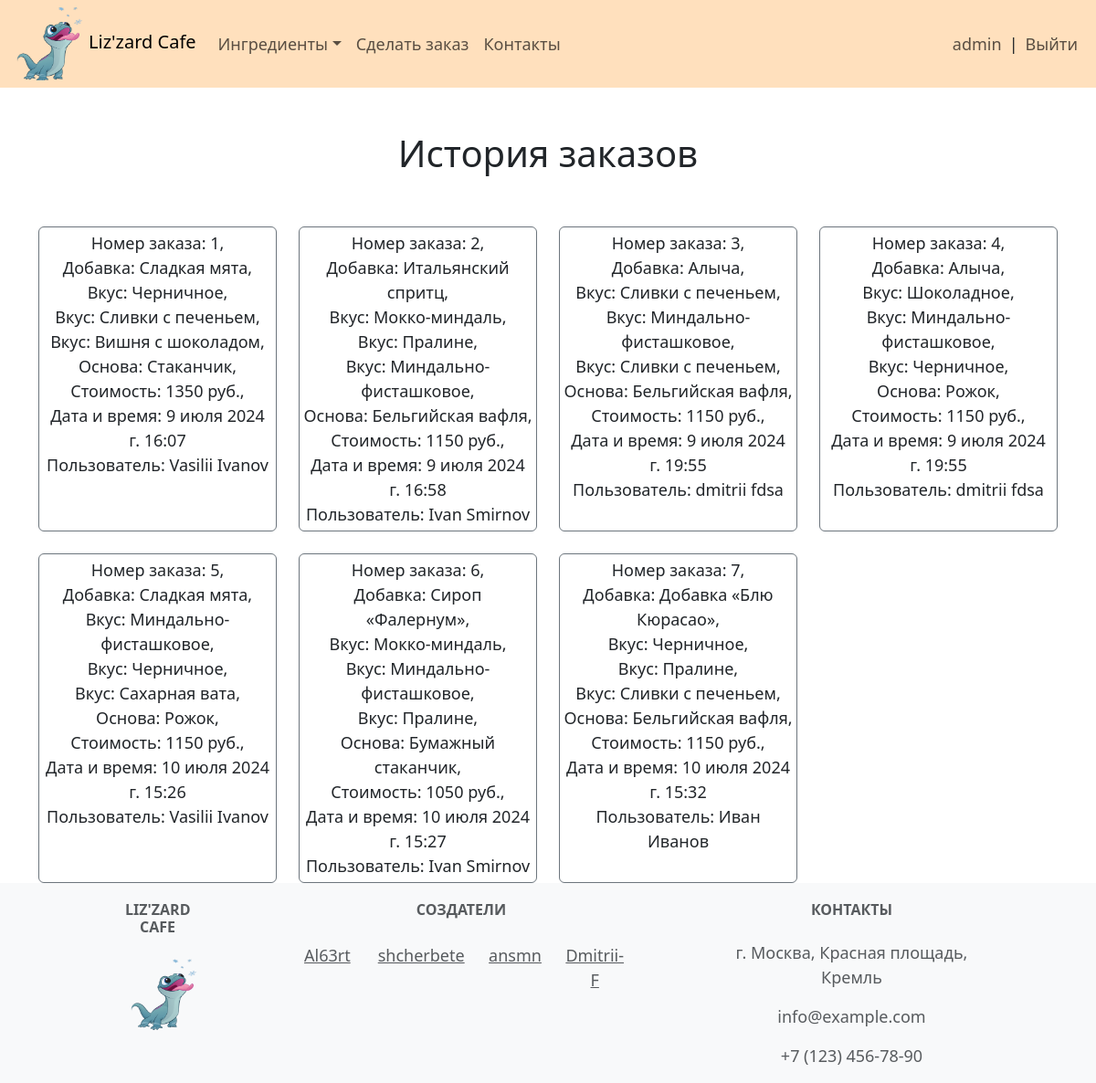
/all_orders/ (signed in), run on the app's committed database.
### icecream_bar/models.py (models this page shows, shortened)
class IceCreamInContainer(models.Model):
    user = models.ForeignKey(User, on_delete=models.CASCADE)
    topping = models.ForeignKey(Topping, on_delete=models.CASCADE, verbose_name='Добавка')
    flavor3 = models.ForeignKey(Flavor, on_delete=models.CASCADE, related_name='flavor3',
                                verbose_name='Вкус')
    flavor2 = models.ForeignKey(Flavor, on_delete=models.CASCADE, related_name='flavor2',
                                verbose_name='Вкус')
    flavor1 = models.ForeignKey(Flavor, on_delete=models.CASCADE, related_name='flavor1',
                                verbose_name='Вкус')
    container = models.ForeignKey(Container, on_delete=models.CASCADE, verbose_name='Основа')
    total_price = models.DecimalField(max_digits=6, decimal_places=0, verbose_name='Стоимость')
    ordered_at = models.DateTimeField(auto_now_add=True)

class Topping(models.Model):
    name = models.CharField(max_length=100)
    description = models.TextField()
    image = models.ImageField(upload_to='Topping/', blank=True)
    price = models.PositiveIntegerField()
    def __str__(self):
        return self.name

class Flavor(models.Model):
    name = models.CharField(max_length=100)
    description = models.TextField()
    image = models.ImageField(upload_to='Flavor/', blank=True)
    price = models.PositiveIntegerField()
    def __str__(self):
        return self.name

class Container(models.Model):
    name = models.CharField(max_length=100)
    description = models.TextField()
    image = models.ImageField(upload_to='Container/', blank=True)
    price = models.PositiveIntegerField()
    def __str__(self):
        return self.name

### icecream_bar/views.py (the view)
# urls.py: path('all_orders/', views.AllOrdersListView.as_view(), name='all_orders'),
class AllOrdersListView(ListView):
    model = IceCreamInContainer
    template_name = 'icecream_bar/all_orders.html'
    def get_context_data(self):
        context = super().get_context_data()
        context['orders_list'] = IceCreamInContainer.objects.all()
        return context

### icecream_bar/templates/icecream_bar/all_orders.html
{% extends 'base/base.html' %}
{% block content %}
    {% for group in request.user.groups.all %}
        {% if group.name == 'admins' %}
            <div class="container text-center">
                <h1>
                    <br>
                    История заказов
                    <br>
                    <br>
                </h1>
                <div class="row row-cols-1 row-cols-sm-2 row-cols-xl-4 g-4">
                    {% for order in orders_list %}
                        <div class="col">
                            <div class="card border-secondary h-100 p-1">
                                Номер заказа: {{ order.id }},
                                <br>
                                Добавка: {{ order.topping }},
                                <br>
                                Вкус: {{ order.flavor3 }},
                                <br>
                                Вкус: {{ order.flavor2 }},
                                <br>
                                Вкус: {{ order.flavor1 }},
                                <br>
                                Основа: {{ order.container }},
                                <br>
                                Стоимость: {{ order.total_price }} руб.,
                                <br>
                                Дата и время: {{ order.ordered_at }}
                                <br>
                                Пользователь: {{ order.user.first_name }} {{ order.user.last_name }}
                                <br>
                            </div>
                        </div>
                        {% empty %}
                        <p>Нет заказов.</p>
                    {% endfor %}
                </div>
            </div>
        {% endif %}
    {% endfor %}
{% endblock %}

### templates/base/nav.html (shortened to what this page needs)
<nav class="navbar navbar-expand-lg color-navbar">
    <div class="container-fluid">
        {% load static %}
        <div class="logo">
            <a href="/">
                <img src="{% static 'image/logo.png' %}"
                     alt="Logo"
                     class="navbar-logo-img">
            </a>
        </div>
        <h4>
            <a class="navbar-brand" href="/">Liz'zard Cafe</a>
        </h4>
        <div class="collapse navbar-collapse" id="navbarSupportedContent">
            <ul class="navbar-nav me-auto mb-2 mb-lg-0">
                <li class="nav-item dropdown">
                    <a class="nav-link dropdown-toggle"
                       role="button"
                       data-bs-toggle="dropdown"
                       aria-expanded="false">Ингредиенты</a>
                </li>
                <li class="nav-item">
                    <a class="nav-link" href="{% url 'icecream_bar:order_create' %}">
                        Сделать заказ</a>
                </li>
                <li class="nav-item">
                    <a class="nav-link" href="/contacts/">Контакты</a>
                </li>
            </ul>
            <ul class="navbar-nav ms-auto mb-2 mb-lg-0">
                <li class="nav-item d-inline-flex align-items-center">
                    {% if user.is_authenticated %}
                        <a class="nav-link" href="{% url 'icecream_bar:profile' %}">
                            {{ user.username }}</a> |
                        <a class="nav-link" href="{% url 'logout' %}">Выйти</a>
                    {% else %}
                        <a class="nav-link" href="{% url 'login' %}">Войти</a>
                    {% endif %}
                </li>
            </ul>
        </div>
    </div>
</nav>

### icecream_bar/static/main.css (style rules this page uses)
* + * { font-size: 18px; }
.logo { background-size: 100%; width: 85px; height: 80px; }
.navbar-logo-img { width: 100%; height: 100%; object-fit: cover; }
.h-100 { height: 100%; }
.color-navbar { background-color: #ffe0bd; }

### data on the page
IceCreamInContainer: id "1", topping "Сладкая мята", flavor3 "Черничное", flavor2 "Сливки с печеньем", flavor1 "Вишня с шоколадом", container "Стаканчик", total_price "1350", ordered_at "9 июля 2024 г. 16:07", user.first_name "Vasilii", user.last_name "Ivanov"
IceCreamInContainer: id "2", topping "Итальянский спритц", flavor3 "Мокко-миндаль", flavor2 "Пралине", flavor1 "Миндально-фисташковое", container "Бельгийская вафля", total_price "1150", ordered_at "9 июля 2024 г. 16:58", user.first_name "Ivan", user.last_name "Smirnov"
IceCreamInContainer: id "3", topping "Алыча", flavor3 "Сливки с печеньем", flavor2 "Миндально-фисташковое", flavor1 "Сливки с печеньем", container "Бельгийская вафля", total_price "1150", ordered_at "9 июля 2024 г. 19:55", user.first_name "dmitrii", user.last_name "fdsa"
IceCreamInContainer: id "4", topping "Алыча", flavor3 "Шоколадное", flavor2 "Миндально-фисташковое", flavor1 "Черничное", container "Рожок", total_price "1150", ordered_at "9 июля 2024 г. 19:55", user.first_name "dmitrii", user.last_name "fdsa"
IceCreamInContainer: id "5", topping "Сладкая мята", flavor3 "Миндально-фисташковое", flavor2 "Черничное", flavor1 "Сахарная вата", container "Рожок", total_price "1150", ordered_at "10 июля 2024 г. 15:26", user.first_name "Vasilii", user.last_name "Ivanov"
IceCreamInContainer: id "6", topping "Сироп «Фалернум»", flavor3 "Мокко-миндаль", flavor2 "Миндально-фисташковое", flavor1 "Пралине", container "Бумажный стаканчик", total_price "1050", ordered_at "10 июля 2024 г. 15:27", user.first_name "Ivan", user.last_name "Smirnov"
IceCreamInContainer: id "7", topping "Добавка «Блю Кюрасао»", flavor3 "Черничное", flavor2 "Пралине", flavor1 "Сливки с печеньем", container "Бельгийская вафля", total_price "1150", ordered_at "10 июля 2024 г. 15:32", user.first_name "Иван", user.last_name "Иванов"

### other printed values
{{ user.username }} "admin"
